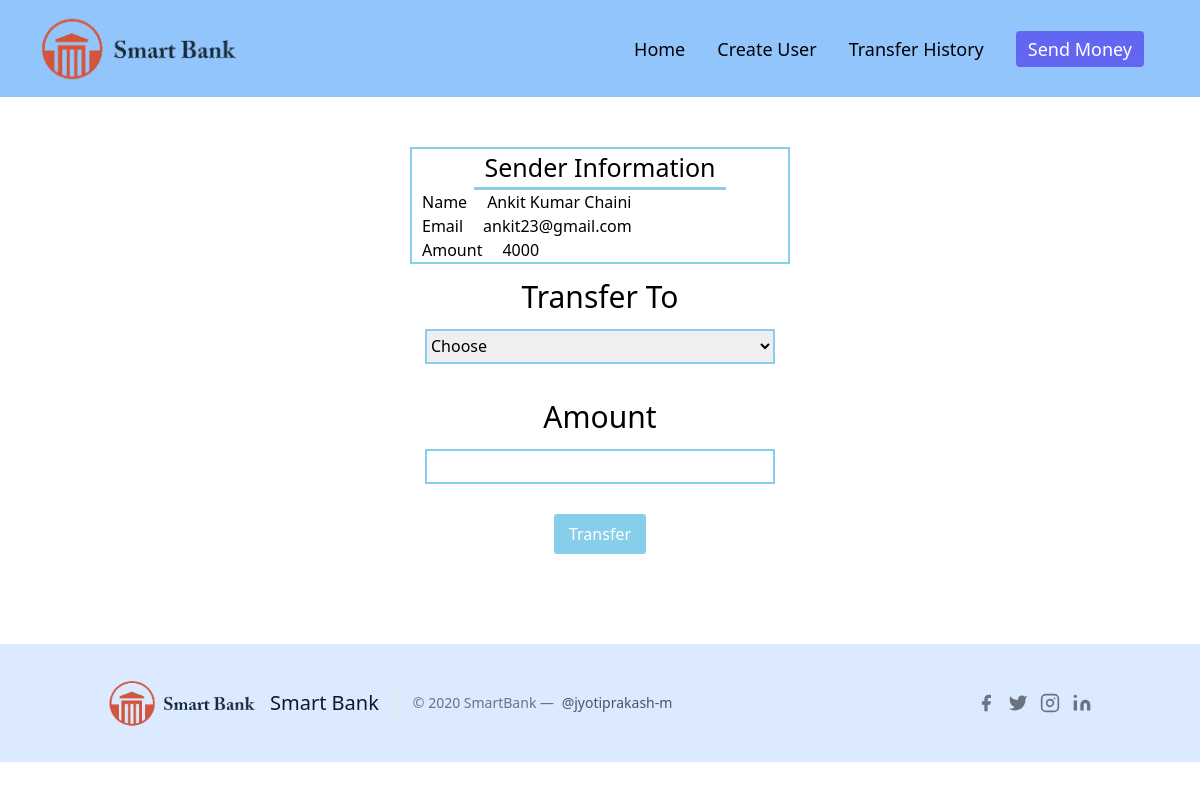
The page /transaction.php?id=10 on the database its author committed.
### tables this page shows
CREATE TABLE `users` (
  `id` int(11) NOT NULL,
  `name` varchar(255) NOT NULL,
  `email` varchar(255) NOT NULL,
  `amount` int(11) NOT NULL
);

### transaction.php (the view, shortened to what this page needs)
<!DOCTYPE html>
<html lang="en">
<head>
    <link rel="stylesheet" href="./css/style.css">
</head>
<body>
    <?php include "navbar.php" ?>
    <form action="" method="post">
        <div class="sender-info">
            <?php
            include 'connection.php';
            $senderId = $_GET['id'];
            $selectSenderQuery = "SELECT * FROM  users where id=$senderId";
            $result = mysqli_query($conn, $selectSenderQuery);
            $rows = mysqli_fetch_assoc($result);
            ?>
            <div class="user-info">
                <h1 class="heading-user">Sender Information</h1>
                <div class="info">
                    <div>
                        <p>Name</p>
                    </div>
                    <div>
                        <p><?php echo $rows['name'] ?></p>
                    </div>
                </div>
                <div class="info">
                    <div>
                        <p>Email</p>
                    </div>
                    <div>
                        <p><?php echo $rows['email'] ?></p>
                    </div>
                </div>
                <div class="info">
                    <div>
                        <p>Amount</p>
                    </div>
                    <div>
                        <p><?php echo $rows['amount'] ?></p>
                    </div>
                </div>
            </div>
        </div>
        <div class="receiver-info">
            <div class="receiver">
                <h1 class="trans-heading">Transfer To</h1>
                <div class="selectInput-section">
                    <select name="to" class="select-sender" required>
                        <option value="" disabled selected>Choose</option>
                    </select>
                </div>
            </div>
            <div class="amount">
                <h1 class="trans-heading">Amount</h1>
                <div class="amountInput-section">
                    <input type="number" name="amount" id="" required>
                </div>
            </div>
            <div class="submit">
                <input class="submit-btn" type="submit" value="Transfer" name="submit">
            </div>
        </div>
    </form>
    <?php include "footer.php" ?>
</body>
</html>

### css/style.css (style rules this page uses)
* { margin: 0; padding: 0; }
body { overflow-x: hidden; background-size: cover; }
input { outline: none; }
input[type="submit"] { background-color: skyblue; padding: 8px 15px; border-radius: 3px; color: white; }
.sender-info { display: flex; justify-content: center; align-items: center; margin-top: 50px; }
.heading-user { font-size: 25px; padding: 0px 10px;border-bottom: 3px solid skyblue; }
.user-info { display: flex; justify-content: center; align-items: center; flex-direction: column; border: 2px solid skyblue; max-width: 500px; min-width:380px; }
.info { width: 100%; display: flex; flex-direction: row; }
.info div { margin: 0px 10px; }
.receiver-info { display: flex; flex-wrap: wrap; align-items: center; justify-content: center; flex-direction: column; }
.receiver-info div { margin: 10px 0; }
.trans-heading { font-size: 30px; text-align: center; }
.receiver { width: 100%; display: flex; flex-wrap: wrap; align-items: center; justify-content: center; flex-direction: column; }
.receiver select { border: 2px solid skyblue; width: 350px; height: 35px; }
.amount { width: 100%; display: flex; flex-wrap: wrap; align-items: center; justify-content: center; flex-direction: column; }
.amount input { border: 2px solid skyblue; width: 350px; height: 35px; }
.submit-btn { cursor: pointer; }

### rows shown on the page
users: name "Ankit Kumar Chaini", email "ankit23@gmail.com", amount "4000"
